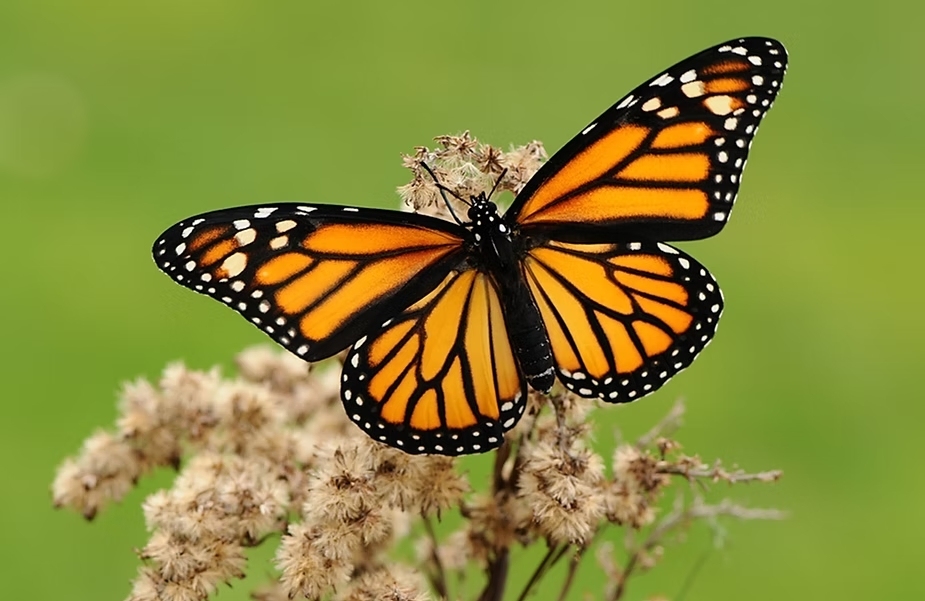
%> input picture borboleta.jpg, 925 x 601 px
$ octave atividade2.m   (GNU Octave 9; MATLAB toolbox functions it lacks are replaced by stand-ins)
%> lines starting %> are read from the running program, lines starting %| are printed output that depends on the picture
clear; clc;

function [Y1, Y2] = saturacao_min_max(X)
  Xhsv = rgb2hsv(X);
  Y1 = Y2 = Xhsv;
  Y1(:,:,2) = 0;
  Y2(:,:,2) = 1;
  Y1 = hsv2rgb(Y1);
  Y2 = hsv2rgb(Y2);
endfunction

function Y = inverter(X)
  Y = rgb2hsv(X);
  Y(:,:,1) = 1-Y(:,:,1);
  Y = hsv2rgb(Y);
endfunction

X = imread('borboleta.jpg');
%> X is the input picture: size 601x925x3 uint8; mean R, G, B 134.4, 136.4, 57.3
[Ymin, Ymax] = saturacao_min_max(X);
%> in saturacao_min_max, `Xhsv = rgb2hsv(X);`: Xhsv: size 601x925x3 double; mean H, S, V 0.17, 0.612, 0.59
%> in saturacao_min_max, `Y1(:,:,2) = 0;`:
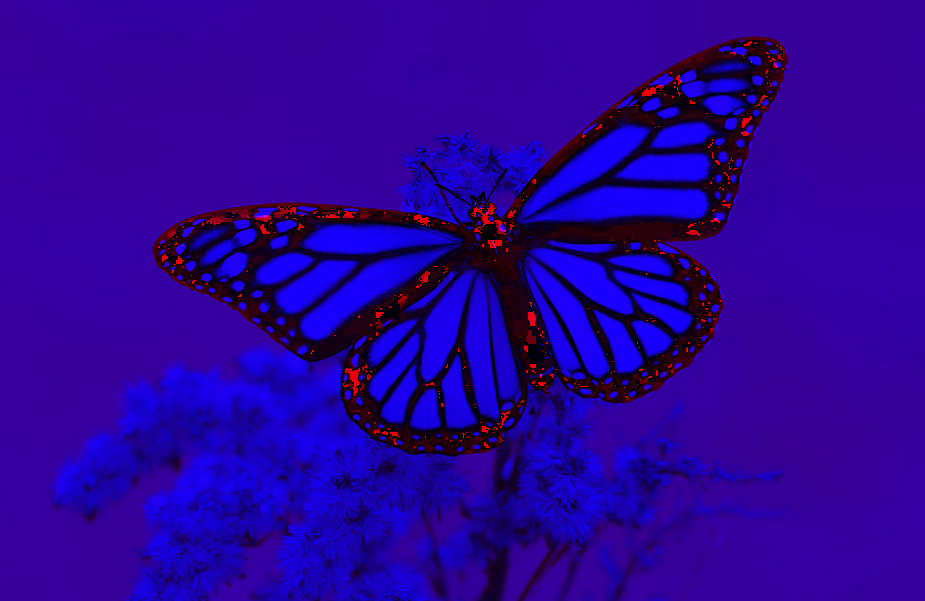
%> Y1: size 601x925x3 double; mean R, G, B 0.17, 0, 0.59
%> in saturacao_min_max, `Y1 = hsv2rgb(Y1);`:
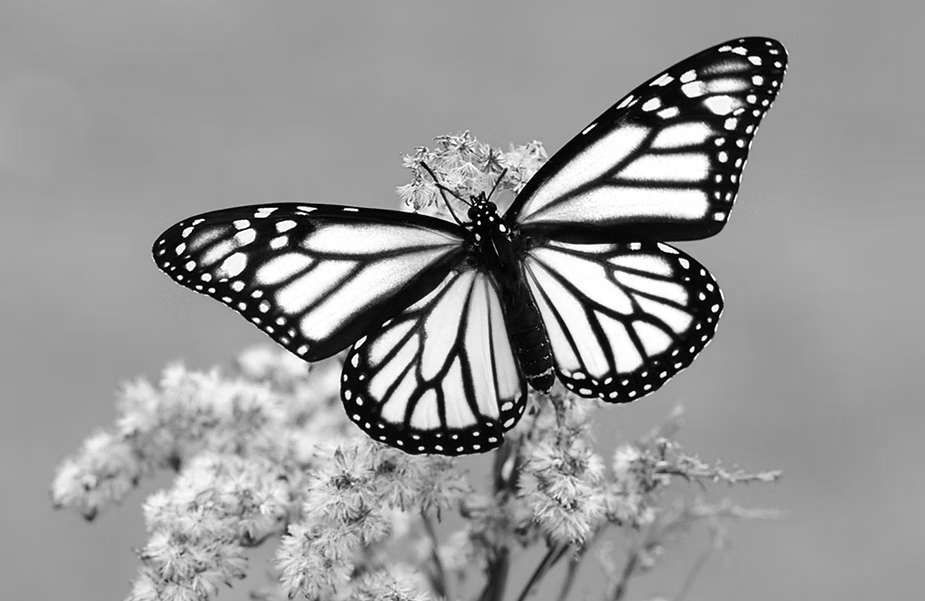
%> Y1: size 601x925x3 double; min 0, max 1, mean 0.59
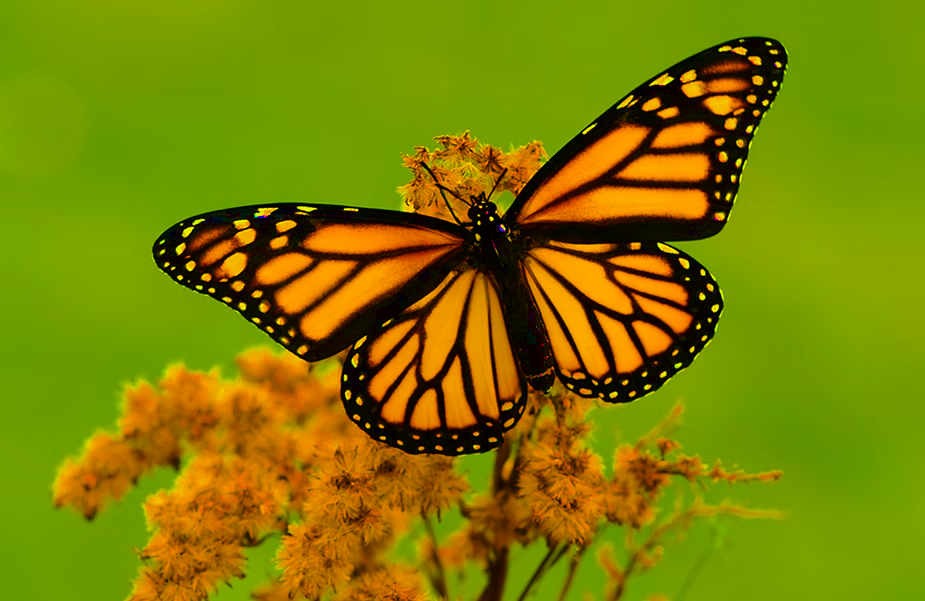
%> Ymax: size 601x925x3 double; mean R, G, B 0.493, 0.5, 0.000299
Yinv = inverter(X);
%> in inverter, `Y(:,:,1) = 1-Y(:,:,1);`: Y: size 601x925x3 double; mean H, S, V 0.83, 0.612, 0.59
%> in inverter, `Y = hsv2rgb(Y);`:
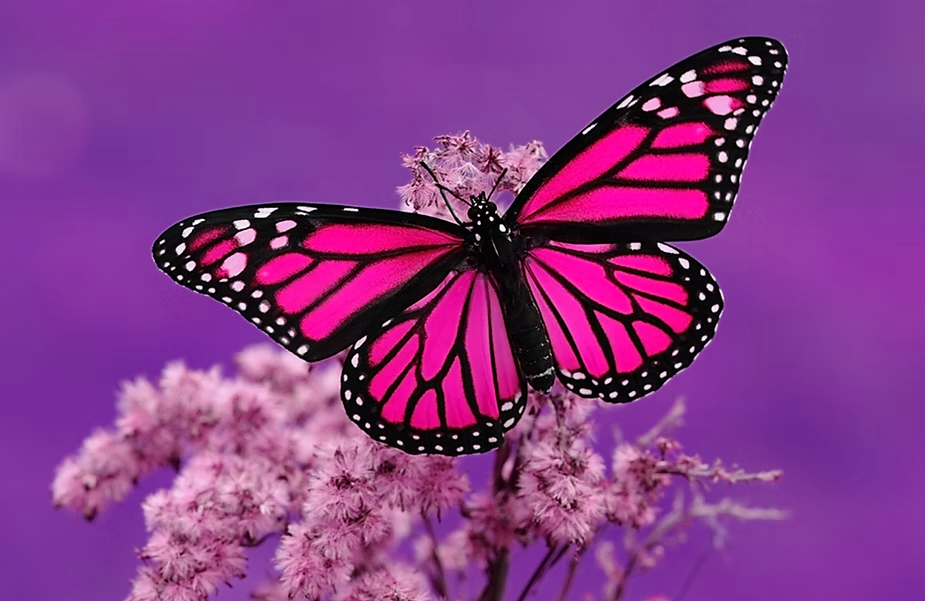
%> Y: size 601x925x3 double; mean R, G, B 0.527, 0.225, 0.535

figure;

subplot(2,2,1);
imshow(X);
title('Imagem Original');

subplot(2,2,2);
imshow(Yinv);
title('Inversão de Tonalidade');

subplot(2,2,3);
imshow(Ymin);
title('Saturação Mínima');

subplot(2,2,4);
imshow(Ymax);
title('Saturação Máxima');
